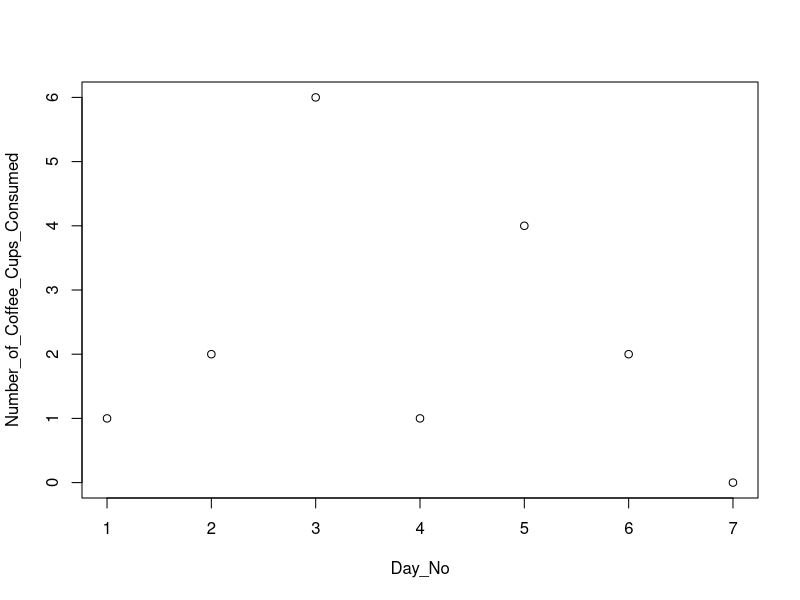

This chart was generated by the following R code:
## ---- chunk 1
knitr::opts_chunk$set(echo = TRUE)
## ---- chunk 2
library(tidyverse)
## ---- chunk 3
coffee_consumption <- matrix(c(1,1,2,2,3,6,4,1,5,4,6,2,7,0), ncol=2, byrow = TRUE)
colnames(coffee_consumption) <- c('Day_No', 'Number_of_Coffee_Cups_Consumed')
## ---- chunk 4
plot(coffee_consumption)
